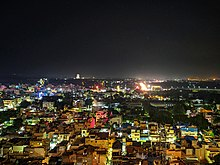
//> input picture input.jpg, 220 x 165 px
$ ./myprogram100   (built with g++ and OpenCV 4)
//> lines starting //> are read from the running program, lines starting //| are printed output that depends on the picture
#include <opencv2/opencv.hpp>
#include <iostream>
#include <chrono>

using namespace cv;
using namespace std;

int main() {
    // Read an image from file
    Mat src = imread("input.jpg");
//> src is the input picture: 165 rows x 220 cols, CV_8UC3; mean B, G, R 39.8, 50.2, 56.1

    // Check if the image was loaded successfully
    if (src.empty()) {
        cerr << "Error: Unable to load image file" << endl;
        return 1;
    }

    int newWidth = src.cols / 2;
//> newWidth = 110
    int newHeight = src.rows / 2;
//> newHeight = 82
    Size newSize(newWidth, newHeight);
//> newSize = Size(110, 82)

    // Timing measurements for Inter_Linear
    auto start_linear = chrono::steady_clock::now();
    for (int i = 0; i < 1000; ++i) {
        Mat dst_linear;
        resize(src, dst_linear, newSize, 0, 0, INTER_LINEAR); // Bilinear interpolation
    }
//> this loop made 1000 passes
//> pass 1, `resize(src, dst_linear, newSize, 0, 0, INTER_LINEAR);`:
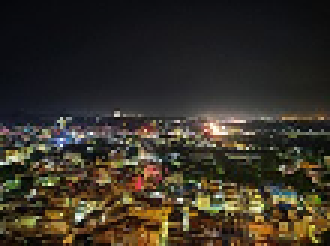
//> dst_linear: 82 rows x 110 cols, CV_8UC3 (shown 3 times larger); mean B, G, R 39.7, 50.1, 56
    auto end_linear = chrono::steady_clock::now();

    //Output in ms
    auto duration_linear = chrono::duration_cast<chrono::milliseconds>(end_linear - start_linear);
    cout << "Time taken for 1000 iterations using INTER_LINEAR: " << duration_linear.count() << " ms" << endl;

    //Timing for Inter_Nearest
    auto start_nearest = chrono::steady_clock::now();
    for (int i = 0; i < 1000; ++i) {
        Mat dst_nearest;
        resize(src, dst_nearest, newSize, 0, 0, INTER_NEAREST); // Nearest-neighbor interpolation
    }
//> this loop made 1000 passes
//> pass 1, `resize(src, dst_nearest, newSize, 0, 0, INTER_NEAREST);`:
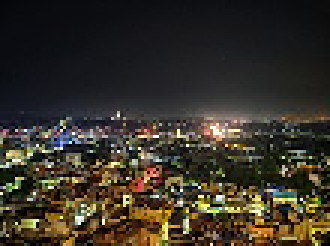
//> dst_nearest: 82 rows x 110 cols, CV_8UC3 (shown 3 times larger); mean B, G, R 39.9, 50.2, 56
    auto end_nearest = chrono::steady_clock::now();

    //Output in ms
    auto duration_nearest = chrono::duration_cast<chrono::milliseconds>(end_nearest - start_nearest);
    cout << "Time taken for 1000 iterations using INTER_NEAREST: " << duration_nearest.count() << " ms" << endl;

    //Timing for Inter_Cubic
    auto start_cubic = chrono::steady_clock::now();
    for (int i = 0; i < 1000; ++i) {
        Mat dst_cubic;
        resize(src, dst_cubic, newSize, 0, 0, INTER_CUBIC); // Bicubic interpolation
    }
//> this loop made 1000 passes
//> pass 1, `resize(src, dst_cubic, newSize, 0, 0, INTER_CUBIC);`:
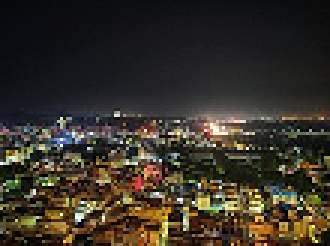
//> dst_cubic: 82 rows x 110 cols, CV_8UC3 (shown 3 times larger); mean B, G, R 40, 50.2, 56.1
    auto end_cubic = chrono::steady_clock::now();

    //Output in ms
    auto duration_cubic = chrono::duration_cast<chrono::milliseconds>(end_cubic - start_cubic);
    cout << "Time taken for 1000 iterations using INTER_CUBIC: " << duration_cubic.count() << " ms" << endl;

    return 0;
}
